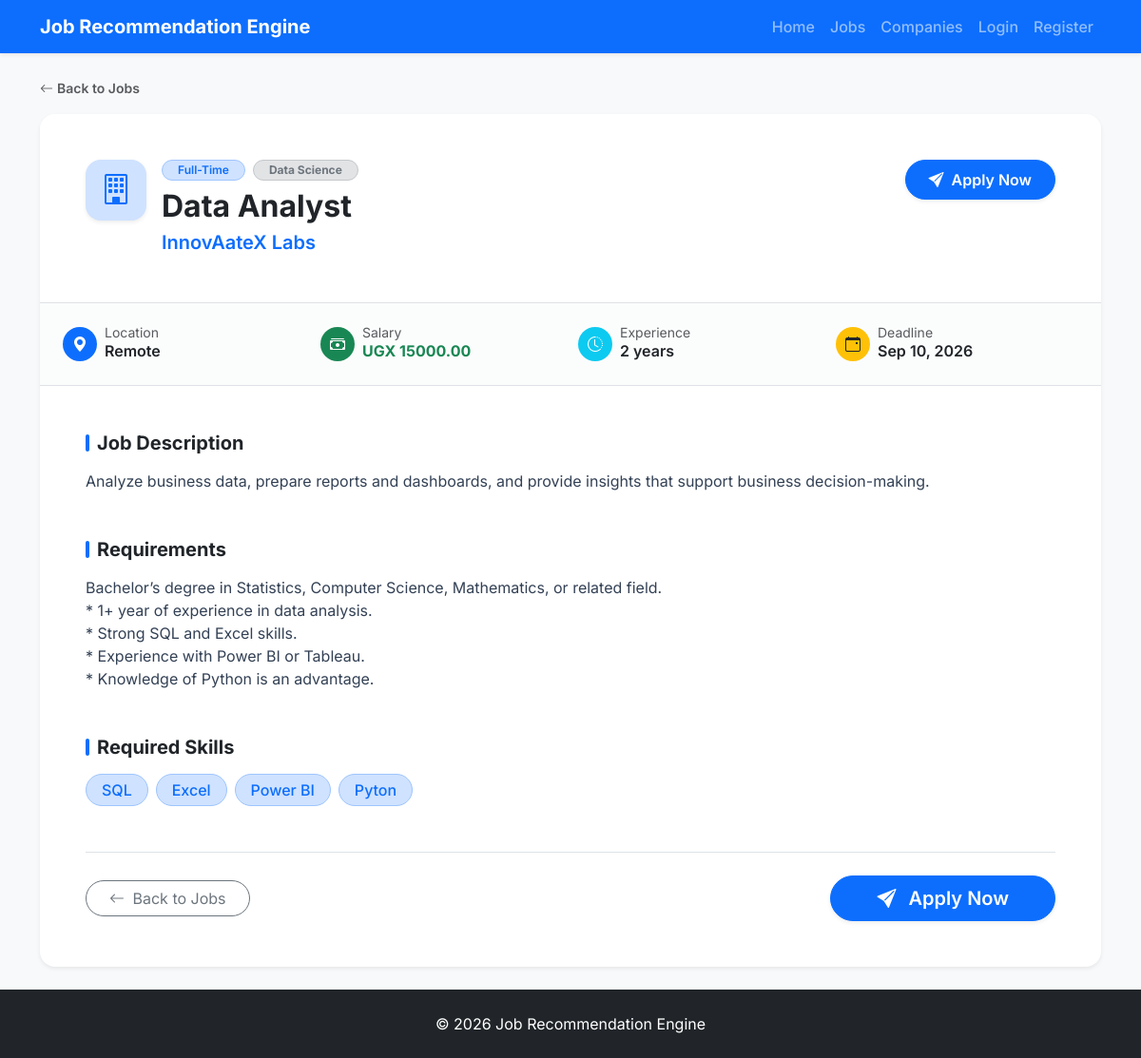
The app's page /jobs/2/ with its own data.
### recommender/models.py (models this page shows, shortened)
class Job(models.Model):
    JOB_TYPES = [
        ("Full-Time", "Full-Time"),
        ("Part-Time", "Part-Time"),
        ("Internship", "Internship"),
        ("Contract", "Contract"),
        ("Remote", "Remote"),
    ]
    title = models.CharField(max_length=200)
    company = models.ForeignKey(
        Company,
        on_delete=models.CASCADE,
        related_name="jobs"
    )
    posted_by = models.ForeignKey(
        User,
        on_delete=models.CASCADE,
        related_name="posted_jobs",
        null=True,
        blank=True,
    )
    category = models.ForeignKey(
        JobCategory,
        on_delete=models.CASCADE,
        related_name="jobs"
    )
    description = models.TextField()
    requirements = models.TextField()
    required_skills = models.TextField(
        help_text="Separate skills using commas"
    )
    location = models.CharField(max_length=100)
    salary = models.DecimalField(
        max_digits=10,
        decimal_places=2
    )
    experience_required = models.PositiveIntegerField()
    job_type = models.CharField(
        max_length=20,
        choices=JOB_TYPES
    )
    deadline = models.DateField()
    posted_at = models.DateTimeField(auto_now_add=True)
    def skills_list(self):
        if not self.required_skills or not self.required_skills.strip():
            return []
        return [s.strip() for s in self.required_skills.split(",") if s.strip()]

class JobCategory(models.Model):
    name = models.CharField(max_length=100, unique=True)
    description = models.TextField(blank=True)

class Company(models.Model):
    name = models.CharField(max_length=200, unique=True)
    email = models.EmailField(blank=True)
    website = models.URLField(blank=True)
    location = models.CharField(max_length=100)
    description = models.TextField(blank=True)
    logo = models.ImageField(upload_to="company_logos/", blank=True, null=True)

### recommender/views/jobs.py (the view)
# urls.py: path("jobs/<int:job_id>/", job_detail, name="job_detail"),
def job_detail(request, job_id):
    job = get_object_or_404(Job, id=job_id)
    has_applied = False
    is_owner = False
    if request.user.is_authenticated:
        profile = get_user_profile(request.user)
        if profile.is_seeker:
            has_applied = Application.objects.filter(user=request.user, job=job).exists()
        elif profile.is_recruiter and job.posted_by == request.user:
            is_owner = True
    return render(
        request,
        "jobs/detail.html",
        {
            "job": job,
            "has_applied": has_applied,
            "is_owner": is_owner,
        },
    )

### recommender/templates/jobs/detail.html (shortened to what this page needs)
{% extends "base.html" %}
{% block content %}
<div class="container py-4 max-w-4xl">
    <div class="mb-3">
        <a href="{% url 'home' %}"
            class="text-decoration-none text-muted small fw-semibold d-inline-flex align-items-center">
            <i class="bi bi-arrow-left me-1"></i> Back to Jobs
        </a>
    </div>
    <div class="card border-0 shadow-sm rounded-4 overflow-hidden bg-white">
        <div class="p-4 p-md-5 border-bottom bg-white">
            <div class="d-flex flex-wrap align-items-start justify-content-between gap-3">
                <div class="d-flex align-items-start gap-3">
                    <div class="bg-primary-subtle text-primary rounded-4 d-flex align-items-center justify-content-center flex-shrink-0 shadow-sm"
                        style="width:64px; height:64px;">
                        <i class="bi bi-building fs-2"></i>
                    </div>
                    <div>
                        <div class="d-flex flex-wrap align-items-center gap-2 mb-2">
                            <span
                                class="badge bg-primary-subtle text-primary border border-primary-subtle px-3 py-1 rounded-pill fw-semibold small">
                                {{ job.job_type }}
                            </span>
                            {% if job.category %}
                            <span
                                class="badge bg-secondary-subtle text-secondary border border-secondary-subtle px-3 py-1 rounded-pill small">
                                {{ job.category.name }}
                            </span>
                            {% endif %}
                        </div>
                        <h1 class="h2 fw-bold text-dark mb-1">{{ job.title }}</h1>
                        <p class="text-primary fw-semibold fs-5 mb-0">
                            {{ job.company.name }}
                        </p>
                    </div>
                </div>
                {% if not user.is_authenticated or not user.profile.is_recruiter %}
                <div class="d-none d-sm-block">
                    {% if has_applied %}
                    <a href="{% url 'apply_job' job.id %}" class="btn btn-success rounded-pill px-4 py-2 fw-semibold shadow-sm">
                        <i class="bi bi-check-circle-fill me-1"></i> Application Submitted
                    </a>
                    {% else %}
                    <a href="{% url 'apply_job' job.id %}" class="btn btn-primary rounded-pill px-4 py-2 fw-semibold shadow-sm">
                        <i class="bi bi-send-fill me-1"></i> Apply Now
                    </a>
                    {% endif %}
                </div>
                {% endif %}
            </div>
        </div>
        <div class="bg-light bg-opacity-50 p-4 border-bottom">
            <div class="row g-3 text-start">
                <div class="col-6 col-md-3">
                    <div class="d-flex align-items-center gap-2">
                        <div class="bg-primary text-white rounded-circle d-flex align-items-center justify-content-center flex-shrink-0"
                            style="width:36px; height:36px;">
                            <i class="bi bi-geo-alt-fill fs-6"></i>
                        </div>
                        <div>
                            <small class="text-muted d-block lh-1">Location</small>
                            <span class="fw-semibold text-dark fs-6">{{ job.location }}</span>
                        </div>
                    </div>
                </div>
                <div class="col-6 col-md-3">
                    <div class="d-flex align-items-center gap-2">
                        <div class="bg-success text-white rounded-circle d-flex align-items-center justify-content-center flex-shrink-0"
                            style="width:36px; height:36px;">
                            <i class="bi bi-cash-stack fs-6"></i>
                        </div>
                        <div>
                            <small class="text-muted d-block lh-1">Salary</small>
                            <span class="fw-bold text-success fs-6">UGX {{ job.salary }}</span>
                        </div>
                    </div>
                </div>
                <div class="col-6 col-md-3">
                    <div class="d-flex align-items-center gap-2">
                        <div class="bg-info text-white rounded-circle d-flex align-items-center justify-content-center flex-shrink-0"
                            style="width:36px; height:36px;">
                            <i class="bi bi-clock-history fs-6"></i>
                        </div>
                        <div>
                            <small class="text-muted d-block lh-1">Experience</small>
                            <span class="fw-semibold text-dark fs-6">{{ job.experience_required }} year{{ job.experience_required|pluralize }}</span>
                        </div>
                    </div>
                </div>
                <div class="col-6 col-md-3">
                    <div class="d-flex align-items-center gap-2">
                        <div class="bg-warning text-dark rounded-circle d-flex align-items-center justify-content-center flex-shrink-0"
                            style="width:36px; height:36px;">
                            <i class="bi bi-calendar-event fs-6"></i>
                        </div>
                        <div>
                            <small class="text-muted d-block lh-1">Deadline</small>
                            <span class="fw-semibold text-dark fs-6">{{ job.deadline|date:"M d, Y" }}</span>
                        </div>
                    </div>
                </div>
            </div>
        </div>
        <div class="p-4 p-md-5">
            <div class="mb-5">
                <h3 class="h5 fw-bold text-dark mb-3 d-flex align-items-center gap-2">
                    <span class="bg-primary rounded-pill d-inline-block" style="width:4px; height:18px;"></span>
                    Job Description
                </h3>
                <div class="text-secondary leading-relaxed fs-6" style="color: #334155 !important;">
                    {{ job.description|linebreaks }}
                </div>
            </div>
            <div class="mb-5">
                <h3 class="h5 fw-bold text-dark mb-3 d-flex align-items-center gap-2">
                    <span class="bg-primary rounded-pill d-inline-block" style="width:4px; height:18px;"></span>
                    Requirements
                </h3>
                <div class="text-secondary leading-relaxed fs-6" style="color: #334155 !important;">
                    {{ job.requirements|linebreaks }}
                </div>
            </div>
            {% if job.skills_list %}
            <div class="mb-4">
                <h3 class="h5 fw-bold text-dark mb-3 d-flex align-items-center gap-2">
                    <span class="bg-primary rounded-pill d-inline-block" style="width:4px; height:18px;"></span>
                    Required Skills
                </h3>
                <div class="d-flex flex-wrap gap-2">
                    {% for skill in job.skills_list %}
                    <span
                        class="badge bg-primary-subtle text-primary border border-primary-subtle px-3 py-2 rounded-pill fs-6 fw-medium">
                        {{ skill }}
                    </span>
                    {% endfor %}
                </div>
            </div>
            {% endif %}
            <div class="d-flex flex-wrap gap-3 mt-5 pt-4 border-top justify-content-between align-items-center">
                <a href="{% url 'home' %}" class="btn btn-outline-secondary rounded-pill px-4">
                    <i class="bi bi-arrow-left me-1"></i> Back to Jobs
                </a>
                {% if not user.is_authenticated or not user.profile.is_recruiter %}
                    {% if has_applied %}
                    <a href="{% url 'apply_job' job.id %}" class="btn btn-success btn-lg rounded-pill px-5 shadow-sm fw-semibold">
                        <i class="bi bi-check-circle-fill me-2"></i> Application Submitted
                    </a>
                    {% else %}
                    <a href="{% url 'apply_job' job.id %}" class="btn btn-primary btn-lg rounded-pill px-5 shadow-sm fw-semibold">
                        <i class="bi bi-send-fill me-2"></i> Apply Now
                    </a>
                    {% endif %}
                {% endif %}
            </div>
        </div>
    </div>
</div>
{% endblock %}

### recommender/static/recommender/css/custom.css (style rules this page uses)
:root { --font-family-base: 'Inter', -apple-system, BlinkMacSystemFont, "Segoe UI", Roboto, sans-serif; --primary-color: #0d6efd; --primary-hover: #0b5ed7; --primary-light: #e7f1ff; --body-bg: #f8f9fa; --card-bg: #ffffff; --text-primary: #212529; --text-muted: #6c757d; --border-color: #dee2e6; --radius-lg: 12px; --radius-md: 8px; --radius-sm: 6px; --shadow-sm: 0 0.125rem 0.25rem rgba(0, 0, 0, 0.075); --shadow-md: 0 0.5rem 1rem rgba(0, 0, 0, 0.1); --shadow-lg: 0 1rem 3rem rgba(0, 0, 0, 0.175); }
body { font-family: var(--font-family-base); background-color: var(--body-bg); color: var(--text-primary); display: flex; flex-direction: column; min-height: 100vh; }

### records on screen
Job: job_type "Full-Time", category.name "Data Science", title "Data Analyst", company.name "InnovAateX Labs", location "Remote", salary "15000.00", experience_required "2", deadline "Sep 10, 2026", description "Analyze business data, prepare reports and dashboards, and provide insights that support business decision-making.", requirements "Bachelor’s degree in Statistics, Computer Science, Mathematics, or related field. * 1+ year of experience in data analysis. * Strong SQL and Excel skills. * Experience with Power BI or Tableau. * Knowledge of Python is an advantage."

### other values on screen
{{ skill }} "SQL" "Excel" "Power BI" "Pyton"
